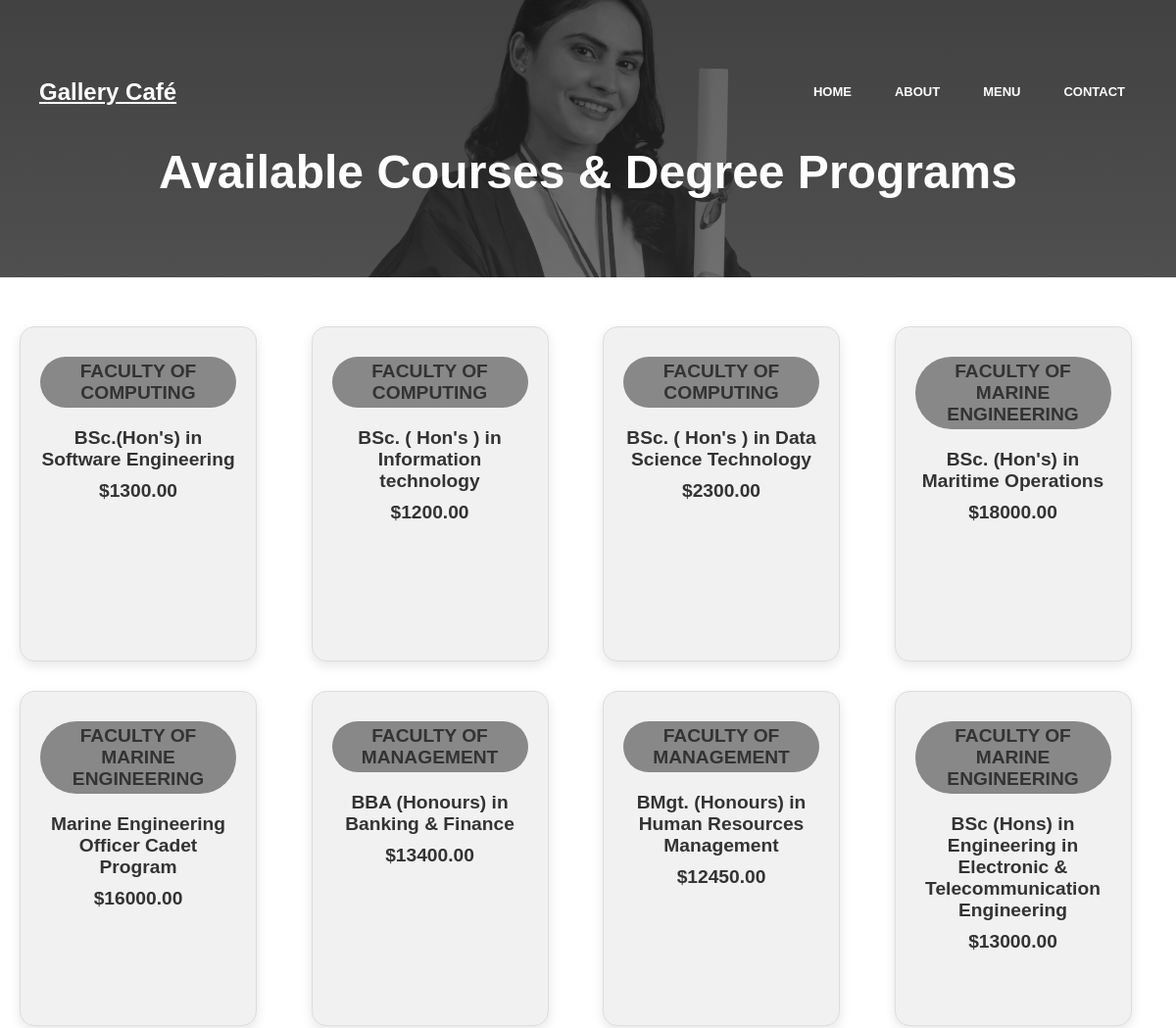
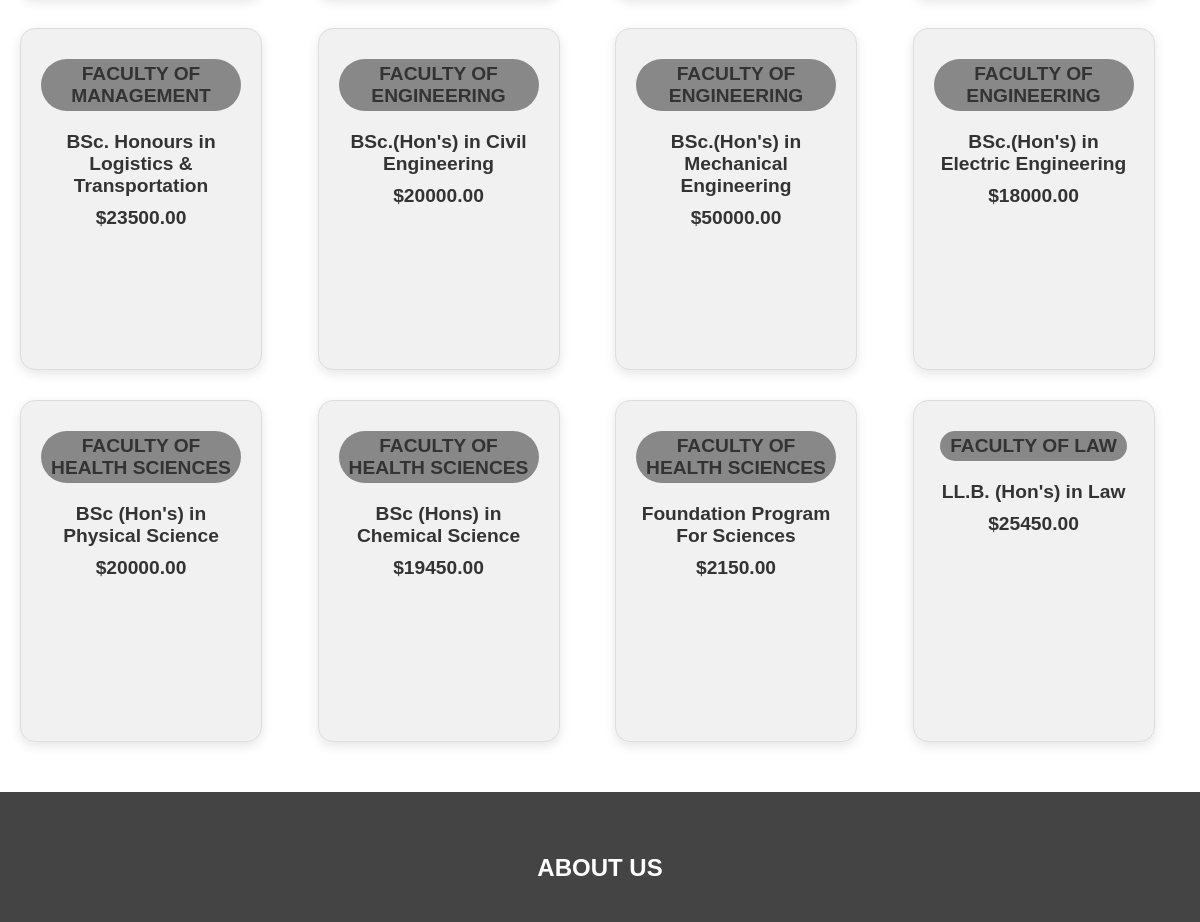
The app's page /PHP/degree.php with its own data (2 pictures, top to bottom).
### tables this page shows
CREATE TABLE `courses` (
  `id` int(11) NOT NULL,
  `name` varchar(100) NOT NULL,
  `price` decimal(10,2) NOT NULL,
  `faculty` varchar(50) NOT NULL,
  `created_at` timestamp NOT NULL DEFAULT current_timestamp()
);

### PHP/degree.php (the view, shortened to what this page needs)
<!DOCTYPE html>
<html lang="en">
<head>
  <link rel="stylesheet" href="../Style/items.css" />
</head>
<body>
  <section class="sub-header">
    <nav>
      <a href="../index.html" style="color: #fff; text-decoration: none; font-size: 1.5rem; font-weight: bold; text-decoration: underline;">Gallery Café</a>
      <div class="nav-links" id="navLinks">
        <ul>
          <li><a href="../index.html">HOME</a></li>
          <li><a href="../aboutUs.html">ABOUT</a></li>
          <li><a href="../items.html">MENU</a></li>
          <li><a href="../contactUs.html">CONTACT</a></li>
        </ul>
      </div>
    </nav>
    <h1>Available Courses & Degree Programs</h1>
  </section>
  <section class="menu" id="menu">
    <div class="menu-items">
      <?php
      $conn = new mysqli("localhost", "root", "", "educonnect_db");
      $sql = "SELECT id, name, price, faculty FROM courses";
      $result = $conn->query($sql);
      if ($result->num_rows > 0) {
        while ($row = $result->fetch_assoc()) {
          echo "<div class='menu-item'>
                  <p class='menu-faculty'>" . strtoupper($row["faculty"]) . "</p>
                  <p class='menu-name'>{$row["name"]}</p>
                  <p class='menu-price'>\${$row["price"]}</p>
                </div>";
        }
      } else {
        echo "<p>No courses found</p>";
      }
      ?>
    </div>
  </section>
  <section class="footer">
    <h4>ABOUT US</h4>
  </section>
</body>
</html>

### Style/items.css (style rules this page uses)
body, html { font-family: 'Arial', sans-serif; background-color: #fff; }
a { text-decoration: none; color: #fff; }
.sub-header { background-image: linear-gradient(rgba(4, 9, 30, 0.7), rgba(4, 9, 30, 0.7)), url(../images/Available_courses.jpg); background-position: center; color: #fff; text-align: center; padding: 70px 20px; }
.sub-header h1 { font-size: 3rem; margin: 20px 0; }
nav { display: flex; padding: 2% 6%; justify-content: space-between; align-items: center; }
.nav-links { text-align: right; }
.nav-links ul li { list-style: none; display: inline-block; padding: 8px 12px; position: relative; }
.nav-links ul li a { font-size: 13px; color: #ffffff; }
.nav-links ul li::after { content: ''; width: 0%; height: 2px; background: #f44336; display: block; margin: auto; transition: 0.5s; }
.menu { padding: 50px 20px; background-color: #fff; }
.menu-items { display: flex; flex-wrap: wrap; gap: 20px; justify-content: center; }
.menu-item { background-color: #fff; border: 1px solid #ddd; border-radius: 10px; padding: 20px; text-align: center; width: 200px; height: 300px; box-shadow: 0 4px 8px rgba(0, 0, 0, 0.1); transition: transform 0.3s ease; }
.menu-item p { margin: 10px 0; font-size: 1.2rem; color: #333; }
.footer { background-color: white; color: black; text-align: center; padding: 20px 0; }
.footer h4 { font-size: 1.5rem; margin-bottom: 10px; }

### PHP/degree.php (style rules this page uses)
body { font-family: 'Poppins', sans-serif; margin: 0; padding: 0; background-color: #e0e0e0; color: #333; }
.sub-header { background: linear-gradient(rgba(30, 30, 30, 0.7), rgba(50, 50, 50, 0.7)), url('../image/enroll.jpg') no-repeat center center/cover; color: white; padding: 60px 20px; text-align: center; filter: grayscale(100%); }
nav { display: flex; justify-content: space-between; align-items: center; padding: 0 20px; }
.nav-links ul { list-style: none; display: flex; gap: 20px; }
.nav-links ul li a { color: white; text-decoration: none; font-weight: bold; transition: color 0.3s; }
.menu { padding: 50px 20px; max-width: 1200px; margin: auto; }
.menu-items { display: grid; grid-template-columns: repeat(auto-fit, minmax(250px, 1fr)); gap: 30px; }
.menu-item { background: #f1f1f1; padding: 20px; border-radius: 15px; box-shadow: 0 4px 12px rgba(0,0,0,0.1); transition: transform 0.3s, box-shadow 0.3s; }
.menu-faculty { font-size: 0.85rem; background-color: #888; color: white; padding: 4px 10px; border-radius: 50px; display: inline-block; margin-bottom: 10px; font-weight: 600; }
.menu-name { font-size: 1.2rem; font-weight: bold; color: #222; margin-bottom: 5px; }
.menu-price { color: #444; font-size: 1rem; font-weight: 600; }
.footer { background: #444; color: white; text-align: center; padding: 30px 20px; }

### records on screen
courses: faculty "FACULTY OF COMPUTING", name "BSc.(Hon's) in Software Engineering", price "1300.00"
courses: faculty "FACULTY OF COMPUTING", name "BSc. ( Hon's ) in Information technology", price "1200.00"
courses: faculty "FACULTY OF COMPUTING", name "BSc. ( Hon's ) in Data Science Technology", price "2300.00"
courses: faculty "FACULTY OF MARINE ENGINEERING", name "BSc. (Hon's) in Maritime Operations", price "18000.00"
courses: faculty "FACULTY OF MARINE ENGINEERING", name "Marine Engineering Officer Cadet Program", price "16000.00"
courses: faculty "FACULTY OF MANAGEMENT", name "BBA (Honours) in Banking & Finance", price "13400.00"
courses: faculty "FACULTY OF MANAGEMENT", name "BMgt. (Honours) in Human Resources Management", price "12450.00"
courses: faculty "FACULTY OF MARINE ENGINEERING", name "BSc (Hons) in Engineering in Electronic & Telecommunication Engineering", price "13000.00"
courses: faculty "FACULTY OF MANAGEMENT", name "BSc. Honours in Logistics & Transportation", price "23500.00"
courses: faculty "FACULTY OF ENGINEERING", name "BSc.(Hon's) in Civil Engineering", price "20000.00"
courses: faculty "FACULTY OF ENGINEERING", name "BSc.(Hon's) in Mechanical Engineering", price "50000.00"
courses: faculty "FACULTY OF ENGINEERING", name "BSc.(Hon's) in Electric Engineering", price "18000.00"
courses: faculty "FACULTY OF HEALTH SCIENCES", name "BSc (Hon's) in Physical Science", price "20000.00"
courses: faculty "FACULTY OF HEALTH SCIENCES", name "BSc (Hons) in Chemical Science", price "19450.00"
courses: faculty "FACULTY OF HEALTH SCIENCES", name "Foundation Program For Sciences", price "2150.00"
courses: faculty "FACULTY OF LAW", name "LL.B. (Hon's) in Law", price "25450.00"
